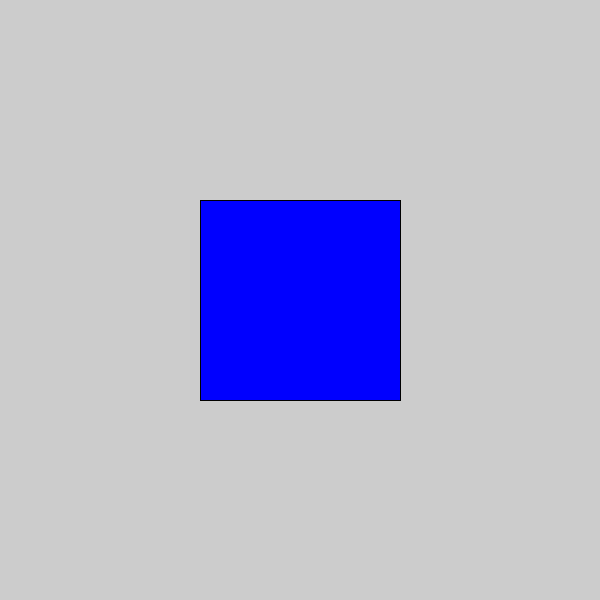
Frame 1 (no input)
Frame 60 (the mouse pressed at the canvas centre just before this capture): identical to frame 1, image omitted
Frame 120 (the mouse held since frame 60 and released just before this capture): identical to frame 1, image omitted

The Processing sketch that drew this single still picture (run headless with seeded random() and noise(); from frame 60 on, the mouse is pressed at the canvas centre):

// Processing sketch: s02e06_if
// ── s02e06_if.pde

boolean czyCzerwony = false;

void setup() {
  size(600, 600);
}
void draw() {

  fill(255);
  println(mouseX);
  if (czyCzerwony)
  {
    fill(255, 0, 0);
  } else {
    fill(0, 0, 255);
  }

  rect(200, 200, 200, 200);
}
void keyPressed() {
  czyCzerwony = !czyCzerwony;
}
